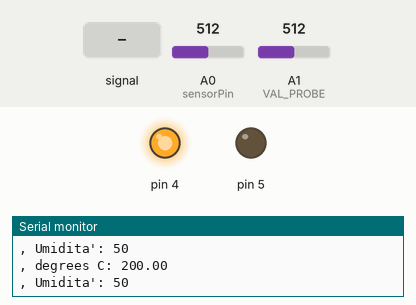
Recording of a sketch running on a simulated Arduino Uno, built with avr-gcc and run on an emulated ATmega328P. Parts: output pins drawn as LEDs (lit = HIGH), the last lines printed to the serial monitor. The test bench sets the inputs (shaded band); at power-on: A0 (sensorPin) = 512, A1 (VAL_PROBE) = 512.

Above: at 1.8 s.
1.9 s: A1 (VAL_PROBE) fed a 200 Hz sine of ±255 counts around its level
At 3.3 s:
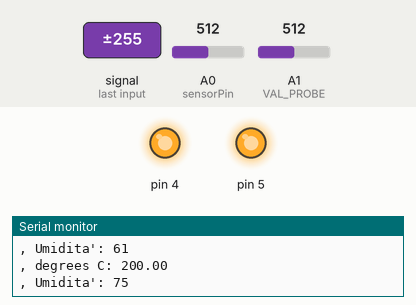
4.5 s: A0 (sensorPin) set to 164
8.5 s: A0 (sensorPin) set to 143
At 12.0 s:
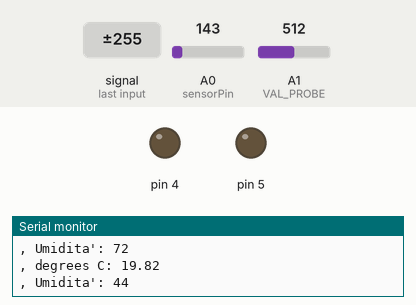
12.5 s: A0 (sensorPin) set to 306
At 14.4 s:
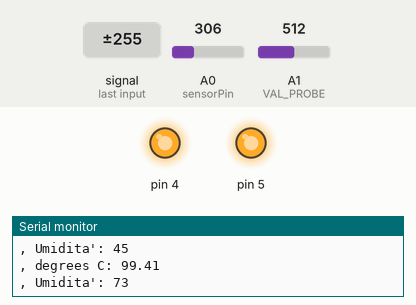
15.5 s: A0 (sensorPin) set to 122
At 18.7 s:
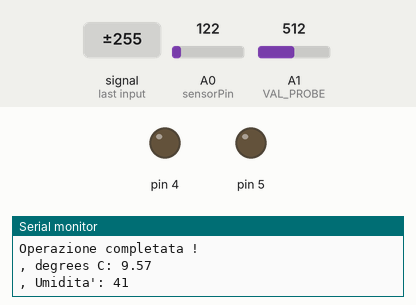
Timing chart, 0 to 20.2 s (numbered marks = the images above; inputs shaded):
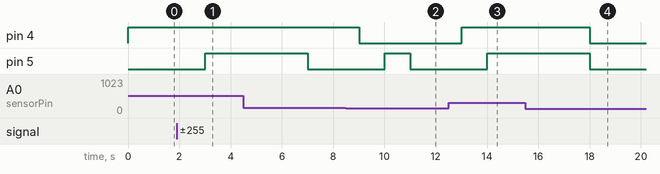

Measured:
- the behaviour switches between 158 and 157 on A0 (sensorPin) (found by bisection; images 1 and 2)
- after the input at 1.9 s, pin 5: LOW → HIGH after 1.1 s
- after the input at 8.5 s, pin 4: HIGH → LOW after 0.51 s
- after the input at 12.5 s, pin 4: LOW → HIGH after 0.51 s; pin 5: goes on until 14.0 s, then stays HIGH
- after the input at 15.5 s, pin 4: HIGH → LOW after 2.5 s

The sketch:

SalvaPupa.ino
```cpp
/*
  Arduinotour 2013 @ Verona

  Nome Progetto: SMS x Salvare la pupa in auto
  Autori: Cristiano Zanetti
  Materiale utilizzato: Arduino Uno, StarterKit, Windows PC with GSM Shield
  Linguaggi di programmazione: Arduino,
  Descrizione:Ho connesso alcuni sensori ad Arduino ( temperatura e sensore
  improvvisato di umidità). Poi ho connesso lo shield GSM con scheda sim che
  spediva un messaggio al proprietario quando i due sensori raggiungevano
  il limite di calore e umidità che rilevavano. (ipotesi di un abitacolo di
  un auto che potrebbe avere a bordo un bimbo lasciato dentro).
*/

/* SALVA PUPA
 Un dispositivo che analizzi umidità e calore interno all'abitacolo
 Trasmissione sms al telefono */

const int sensorPin = A0; // sensore temp
const int VAL_PROBE = A1; // sensore umidità
const int MOISTURE_LEVEL = 70; // limite umidità
const int TEMP_LEVEL = 27;

#include <GSM.h>
#define PINNUMBER ""
// initialize the library instance
GSM gsmAccess;
GSM_SMS sms;

char remoteNum[20]="+39XXXXXXXXXX";
char txtMsg[200]="Troppo CaldoUmido In AUTO!!!";

void setup(){
  Serial.begin(9600);
  pinMode(4, OUTPUT);
  pinMode(5, OUTPUT);
}

void loop(){
  int sensorVal = analogRead(sensorPin); //LEGGO LA TEMPERATURA
  int moisture = analogRead(VAL_PROBE); // LEGGO L'UMIDITA'
  int y = map(moisture, 0, 1023, 0, 100); // converto il valore da 0-1023 a 0-100
  y=100-y;

  float voltage = (sensorVal/1024.0) * 5.0; // converte il valore a un numero di tensione tra o e 5v
  // convert the voltage to temperature in degrees C
  // the sensor changes 10 mV per degree
  // the datasheet says there's a 500 mV offset
  // ((volatge - 500mV) times 100)
  Serial.print(", degrees C: "); // SERVE PER LEGGERE MEGLIO SUL MONITOR
  float temperature = (voltage - .5) * 100;
  Serial.println(temperature);
  Serial.print(", Umidita': "); // SERVE PER LEGGERE MEGLIO SUL MONITOR
  Serial.println(y);

  if (temperature > 27){
    digitalWrite(4, HIGH);
  }
  else {
    digitalWrite(4, LOW);
  }
  if (y > MOISTURE_LEVEL){
    digitalWrite(5, HIGH);
  }
  else {
    digitalWrite(5, LOW);

  }
  delay(1000);

  if (temperature > TEMP_LEVEL && y > MOISTURE_LEVEL){

    Serial.println("SMS Messages Sender");

    // connection state
    boolean notConnected = true;

    // Start GSM shield
    // If your SIM has PIN, pass it as a parameter of begin() in quotes
    while(notConnected)
    {
      if(gsmAccess.begin(PINNUMBER)==GSM_READY)
        notConnected = false;
      else
      {
        Serial.println("Not connected");
        delay(1000);
      }
    }
    Serial.println("Troppo Caldooooooo In AUTO!!!!!");
    Serial.println("GSM initialized");
    // send the message
    sms.beginSMS(remoteNum);
    sms.print(txtMsg);
    sms.endSMS();
    Serial.println("Operazione completata !\n");
  }
}
```
